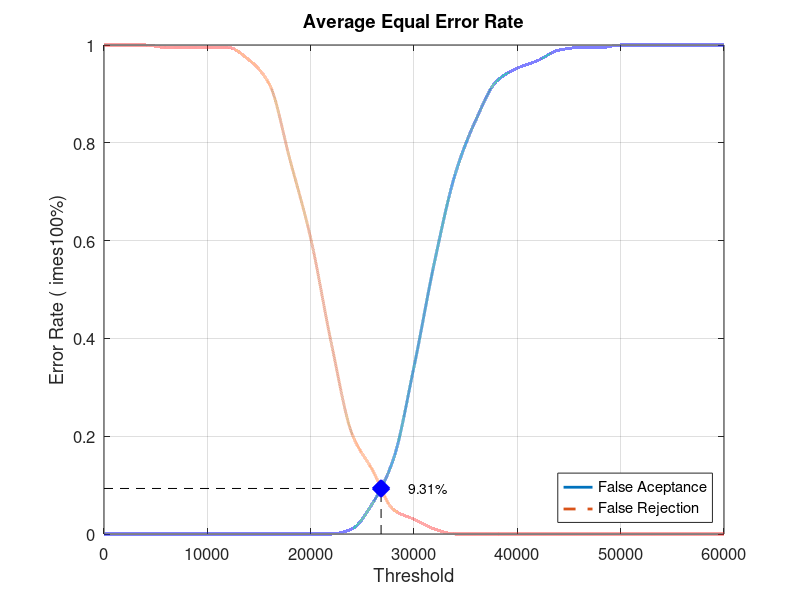
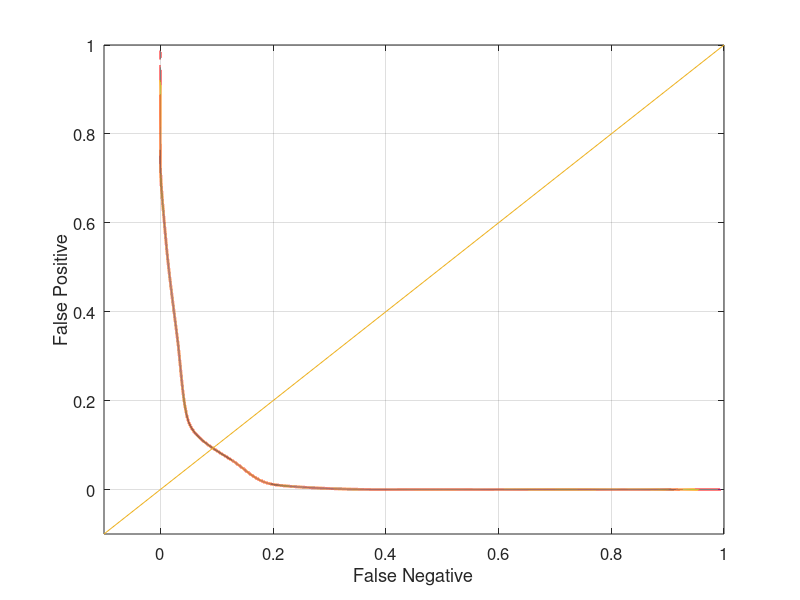

Write the MATLAB code that produced these figures, in order.
close all;
clear;
clc;
x = 0:2000:60000;
xq = 0:0.5:60000;

y0 = [0 0 0 0 0 0 0 0 0 0 0 0 0.0105263 0.0631579 0.152632 0.342105 0.557895 0.736842 0.847368 0.926316 0.952632 0.968421 0.989474 0.994737 0.994737 1 1 1 1 1 1]
yy0 = interp1(x, y0, xq, 'pchip');
y1 = [1 1 1 0.995 0.995 0.995 0.995 0.97 0.92 0.765 0.605 0.39 0.205 0.13 0.05 0.03 0.01 0 0 0 0 0 0 0 0 0 0 0 0 0 0]
yy1 = interp1(x, y1, xq, 'pchip');

% Calculating EER: 
y2 = abs(y0 - y1);
find(y2 == min(y2))
yy2 = abs(yy0 - yy1);
xEER = find(yy2 == min(yy2));
xEERIndex = xq(xEER) % X-axis EER
yEER = yy0(xEER) % Y-axis EER

main = figure
plot(xq, yy0,'-','LineWidth', 2);	hold on
plot(xq, yy1,'--','LineWidth', 2);	hold on
plot([xEERIndex xEERIndex], [0 yEER], 'k--');	hold on
plot([0 xEERIndex], [yEER yEER], 'k--');	hold on
plot(xEERIndex, yEER, 'bx', 'LineWidth', 10);	hold on
text(xEERIndex + 10 * xEERIndex / 100, yEER, [num2str(round((10000 * yEER)) / 100) '%'])
legend('False Aceptance', 'False Rejection', 'Location', 'SouthEast')
xlabel('Threshold')
ylabel('Error Rate (	imes100%)')
title('Average Equal Error Rate')
set(gca, 'FontSize', 12)
axis([0 60000 0 1])
grid on

print(main, 'Database4_4Main', '-dpng');
FNRxFPR = figure('Color', [1 1 1]);
plot(yy1, yy0, '-', yy1, yy0, 'LineWidth', 2);
hold on
y = -0.1:0.1:1
plot(y, y); 
set(gca, 'FontSize', 12)
xlabel('False Negative')
ylabel('False Positive')
axis([-0.1 1 -0.1 1])
set(gca, 'FontSize', 12)
grid on

print(FNRxFPR, 'Database4_4FNRxFPR','-dpng');
